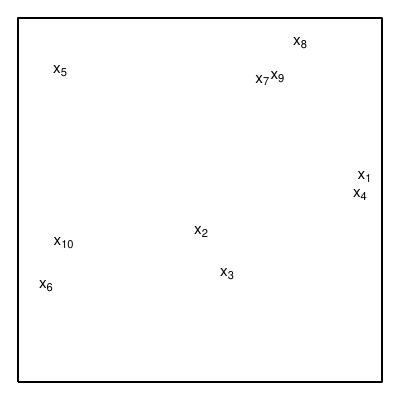

Recreate this plot in R.
source("2d-instance.R")

instance <- generate_2d_instance(no_of_points = 10)

ggplot(
  instance$data %>%
    mutate(`Demand point id` = paste0("x[",`Demand point id`,"]"))
) +
  geom_text(aes(x,y,label=`Demand point id`), parse=T) +
  geom_path(data = tibble(x = c(-10,10,10,-10,-10), 
                          y = c(-10,-10,10,10,-10)) %>%
              mutate(across(c(x,y), ~.x*1.05)),
               aes(x,y)) + 
  theme_void()

ggsave('plots_for_report/example_instance.pdf',width = 4, height = 4)

ggplot(
  instance$data %>%
    mutate(`Demand point id` = paste0("x[",`Demand point id`,"]"),
           Zone = as.character(c(1,2,3,1,1,3,3,2,3,3)))
           # Zone = c("z[1]", "z[2]", "z[3]", "z[1]", "z[1]", "z[3]", "z[3]", "z[2]", "z[3]", "z[3]"))
) +
  geom_text(aes(x,y,label=`Demand point id`, color = Zone), parse=T, show.legend=F) +
  geom_point(aes(x*100,y*100,color = Zone))+
  geom_path(data = tibble(x = c(-10,10,10,-10,-10), 
                          y = c(-10,-10,10,10,-10)) %>%
              mutate(across(c(x,y), ~.x*1.05)),
            aes(x,y)) +
  scale_color_manual(values = 2:4, labels = c(parse(text="z[1]"), parse(text="z[2]"), parse(text="z[3]"))) +
  scale_x_continuous(limits=(c(-11,11))) +
  scale_y_continuous(limits=(c(-11,11))) +
  theme_void()

ggsave('plots_for_report/example_instance_w_zone.pdf',width = 4.5, height = 4)

centroids <- grid_centroids(instance, dimension = 3)

ggplot(
  instance$data %>%
    mutate(`Demand point id` = paste0("x[",`Demand point id`,"]"))
) +
  geom_text(aes(x,y,label=`Demand point id`), parse=T) +
  geom_path(data = tibble(x = c(-10,10,10,-10,-10), 
                          y = c(-10,-10,10,10,-10)) %>%
              mutate(across(c(x,y), ~.x*1.05)),
            aes(x,y)) +
  geom_point(
    data = centroids$locations, aes(x, y), shape = 10, size = 5
  ) +
  theme_void()

ggsave('plots_for_report/example_instance_centroids.pdf',width = 4, height = 4)

solution <- solve_ga(instance, centroids, no_of_centers = 3, obj = "TOT", miter = 10)

assignment <- centroids$distances %>%
  inner_join(solution$centroids, by = "Centroid id") %>%
  group_by(`Demand point id`) %>%
  filter(Distance == min(Distance)) %>%
  ungroup() %>%
  select(-x, -y)

instance_w_assignment <- instance$data %>%
  inner_join(assignment, by = "Demand point id")

ggplot(
  instance_w_assignment %>%
    mutate(`Demand point id` = paste0("x[",`Demand point id`,"]"))
) +
  geom_segment(data = solution$instance, aes(x = x, y = y, xend = x.centroid, yend = y.centroid),
               color = "gray") +
  geom_text(aes(x,y,label=`Demand point id`,color=`Centroid id`), parse=T) +
  geom_path(data = tibble(x = c(-10,10,10,-10,-10), 
                          y = c(-10,-10,10,10,-10)) %>%
              mutate(across(c(x,y), ~.x*1.05)),
            aes(x,y)) +
  geom_point(
    data = solution$centroids, 
    aes(x, y, color=`Centroid id`), shape = 10, size = 5
  ) +
  theme_void() +
  theme(legend.position = "none")

ggsave('plots_for_report/example_instance_selected_centroids.pdf',width = 4, height = 4)

solution_free <- solve_kmeans(instance, no_of_centers = 3)

centroids <- solution_free$instance %>% 
  select(`Centroid id`, x.centroid, y.centroid) %>%
  distinct()

ggplot(solution_free$instance %>%
         mutate(`Demand point id` = paste0("x[",`Demand point id`,"]"))
  ) +
  geom_segment(aes(x = x, y = y, xend = x.centroid, yend = y.centroid),
               color = "gray") +
  geom_text(aes(x,y,label=`Demand point id`,color=`Centroid id`), parse=T) +
  geom_path(data = tibble(x = c(-10,10,10,-10,-10), 
                          y = c(-10,-10,10,10,-10)) %>%
              mutate(across(c(x,y), ~.x*1.05)),
            aes(x,y)) +
  geom_point(
    data = centroids,
    aes(x.centroid, y.centroid, color=`Centroid id`), shape = 10, size = 5
  ) +
  theme_void() +
  theme(legend.position = "none") 

ggsave('plots_for_report/example_instance_selected_centroids_free.pdf',width = 4, height = 4)
